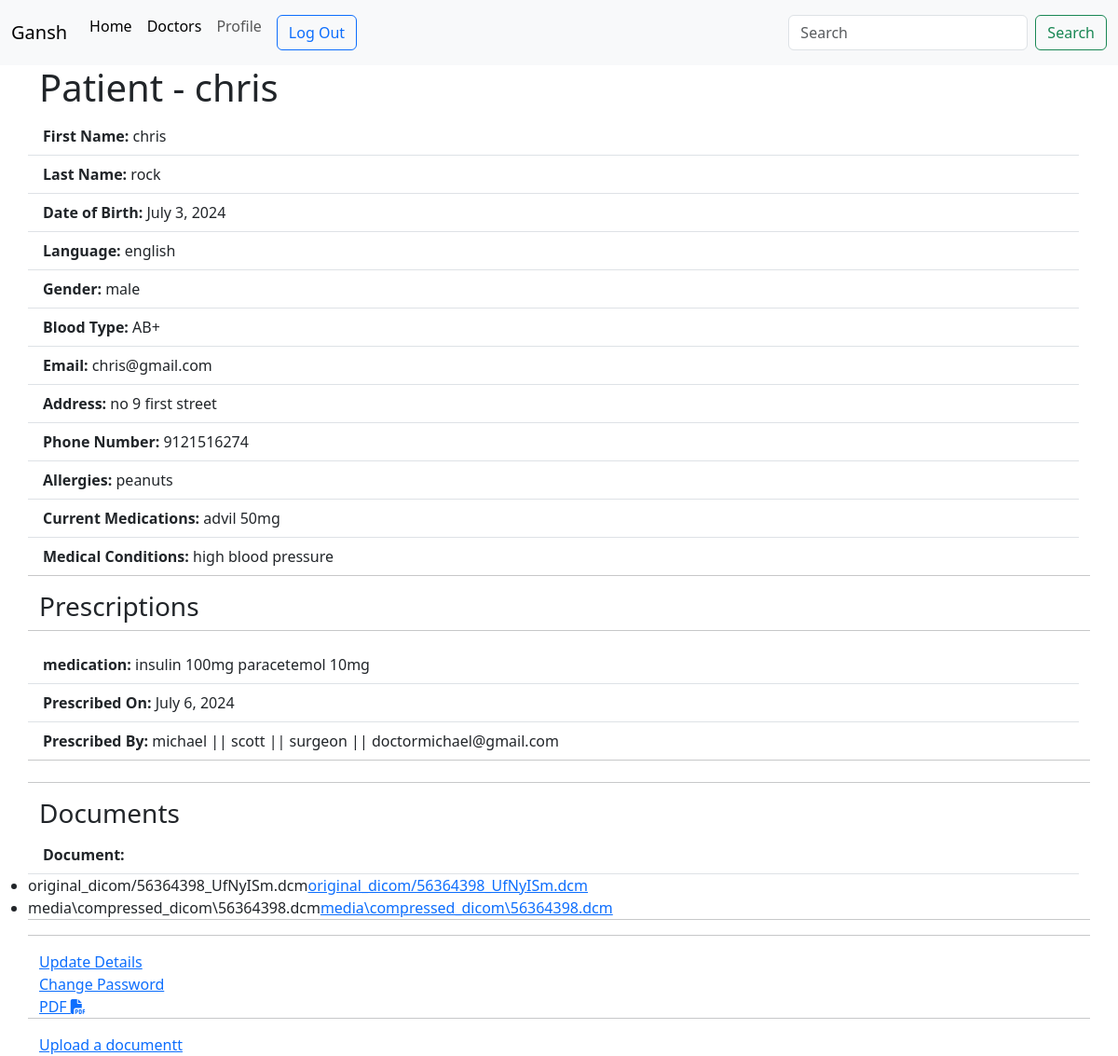
Page /patient-profile/chrisrock/ (signed in) on the earlier database version.
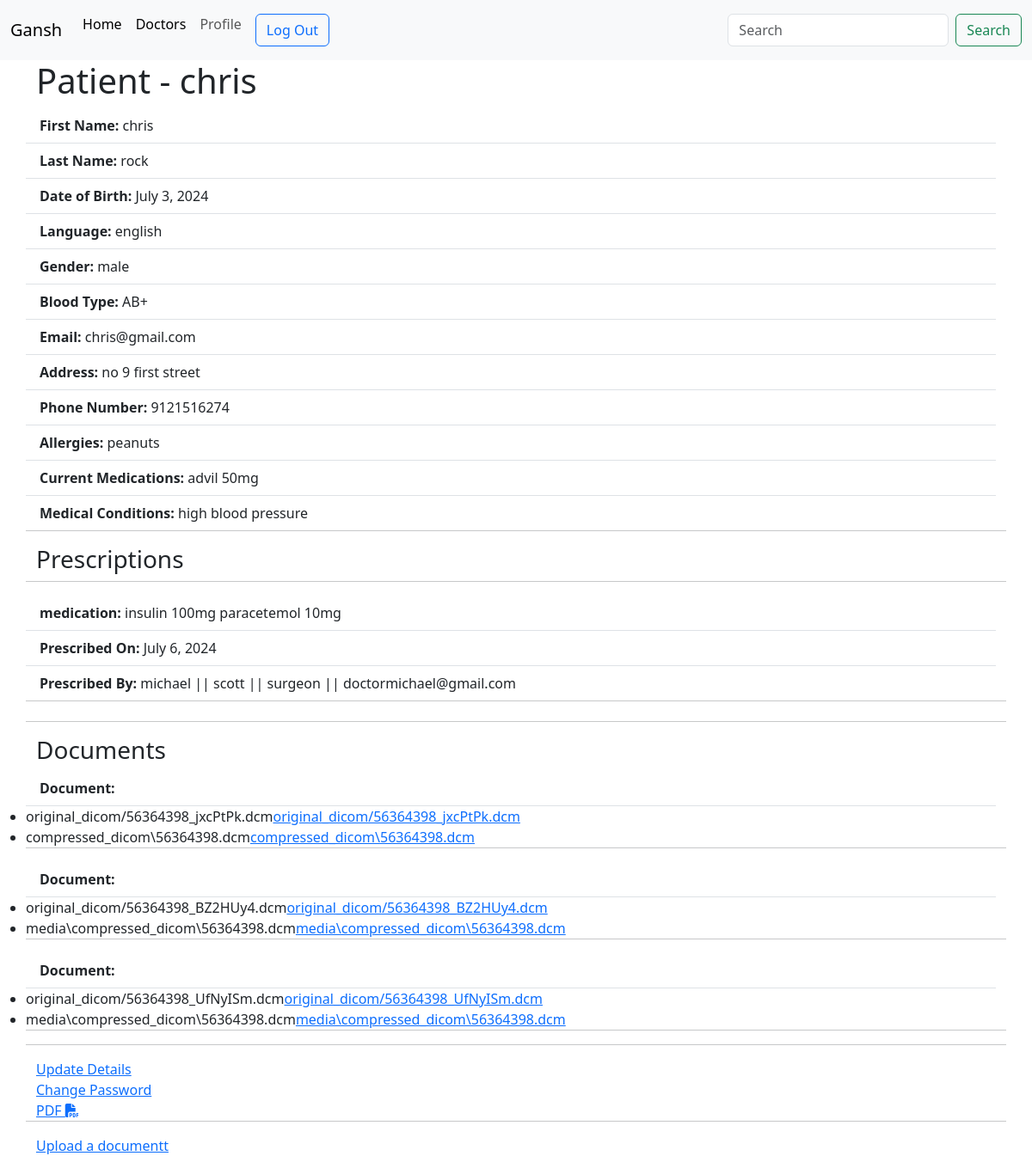
Same page on the later database version.
### thesis_api/models.py (models this page shows, shortened)
class Patient(models.Model):
    male = 'male'
    female = 'female'
    category_choices = [
        (male , 'male'), (female ,'female')
    ]
    A_postive = 'A+'
    A_negative = 'A-'
    B_postive = 'B+'
    B_negative = 'B-'
    AB_postive = 'AB+'
    AB_negative = 'AB-'
    O_postive = 'O+'
    O_negative = 'O-'
    blood_type = [
        (A_postive , 'A+',),(A_negative , 'A-'),(B_postive , 'B+'),(B_negative , 'B-'),(AB_postive , 'AB+'),(AB_negative , 'AB-'),(O_postive , 'O+'),(O_negative , 'O-')
    ]
    user = models.ForeignKey(User, on_delete=models.CASCADE)
    slug = models.SlugField(null=True, blank=True)
    first_name = models.CharField(max_length=50)
    last_name = models.CharField(max_length=50)
    date_of_birth = models.DateField(auto_now=False, auto_now_add=False)
    language = models.CharField(max_length=50)
    gender = models.CharField(max_length=50, choices=category_choices)
    blood_type = models.CharField(max_length=50, choices=blood_type)
    email = models.EmailField(max_length=254)
    address = models.TextField()
    phone_number = models.IntegerField()
    allergies = models.TextField()
    medical_conditions = models.TextField(help_text="write None if none ")
    current_medications = models.TextField(help_text="write None if none ")

class Prescriptions(models.Model):
    slug = models.SlugField(null=True, blank=True)
    medication = models.TextField(help_text="Please write the medication and dose.")
    prescribed_by = models.ForeignKey(Doctor, on_delete=models.SET_NULL, blank=True, null=True)
    prescribed_on = models.DateField(auto_now_add=True)
    prescribe_for = models.ForeignKey("Patient", on_delete=models.SET_NULL, blank=True, null=True)
    class Meta:
        verbose_name_plural = 'Prescriptions'

class Doctor(models.Model):
    male = 'male'
    female = 'female'
    category_choices = [
        (male , 'male'), (female ,'female')
    ]
    user = models.ForeignKey(User, on_delete=models.CASCADE)
    slug = models.SlugField(null=True, blank=True)
    first_name = models.CharField(max_length=50)
    last_name = models.CharField(max_length=50)
    specialization = models.CharField(max_length=150)
    date_of_birth = models.DateField(auto_now=False, auto_now_add=False)
    language = models.CharField(max_length=50)
    gender = models.CharField(max_length=50, choices=category_choices)
    email = models.EmailField(max_length=254)
    def __str__(self):
        return f"{self.first_name} || {self.last_name} || {self.specialization} || {self.email}"

class CompressedDICOMFile(models.Model):
    original_file = models.FileField(upload_to='original_dicom/')
    compressed_file = models.FileField(upload_to='compressed_dicom/', blank=True, null=True)
    user = models.ForeignKey(User, on_delete=models.CASCADE)

### thesis_api/views.py (the view)
# urls.py: path('patient-profile/<str:username>/', views.patient_profile, name="patient-profile"),
@login_required(login_url='login')
def patient_profile(request, username):
    patient = Patient.objects.get(user=request.user)
    prescriptions = Prescriptions.objects.filter(prescribe_for=patient)
    documents = CompressedDICOMFile.objects.filter(user__username=username).order_by('-id')
    context = {"patient": patient, "prescriptions": prescriptions, 'documents': documents}
    return render(request, "patient_profile.html", context)

### templates/patient_profile.html (shortened to what this page needs)
{% extends "base.html" %}
{% load rest_framework %}
{% block content %}
    <div class="container">
        <h1>Patient - {{ patient.first_name }}</h1>
        <div class="row align-items-start">
            <ul class="list-group list-group-flush">
                <li class="list-group-item"><b>First Name: </b>{{ patient.first_name }}</li>
                <li class="list-group-item"><b>Last Name:</b> {{ patient.last_name }}</li>
                <li class="list-group-item"><b>Date of Birth:</b> {{ patient.date_of_birth }}</li>
                <li class="list-group-item"><b>Language:</b> {{ patient.language }}</li>
                <li class="list-group-item"><b>Gender:</B> {{ patient.gender }}</li>
                <li class="list-group-item"><b>Blood Type:</B> {{ patient.blood_type }}</li>
                <li class="list-group-item"><b>Email:</b> {{ patient.email }}</li>
                <li class="list-group-item"><b>Address:</b> {{ patient.address }}</li>
                <li class="list-group-item"><b>Phone Number:</b> {{ patient.phone_number }}</li>
                <li class="list-group-item"><b>Allergies:</b> {{ patient.allergies }}</li>
                <li class="list-group-item"><b>Current Medications:</b> {{ patient.current_medications }}</li>
                <li class="list-group-item"><b>Medical Conditions:</b> {{ patient.medical_conditions }}</li>
            </ul>
            <br>
            <hr>
            <h3>Prescriptions</h3>
            <hr>
            {% for prescription in prescriptions %}
            <ul class="list-group list-group-flush">
                <li class="list-group-item"><b>medication:</b> {{ prescription.medication }}</li>
                <li class="list-group-item"><b>Prescribed On:</b> {{ prescription.prescribed_on }}</li>
                <li class="list-group-item"><b>Prescribed By:</b> {{ prescription.prescribed_by }}</li>
            </ul>
            <hr>
            {% endfor %}
            <br>
            <hr>
            <h3>Documents</h3>
            {% for document in documents %}
            <ul class="list-group list-group-flush">
                <li class="list-group-item"><b>Document:</b>
                     <li>{{document.original_file}}<a href="{{ document.original_file.url }}">{{ document.original_file.name }}</a></li>
                     <li>{{document.compressed_file}}<a href="{{ document.compressed_file.url }}">{{ document.compressed_file.name }}</a></li>
            </li>
            </ul>
            <hr>
            {% endfor %}
            <hr>
            {% if request.user == patient.user %}
                <a href="{% url 'patient' patient.slug %}"> Update Details</a>
                <a href="{% url 'password_change' %}" >Change Password</a>
                <a href="{% url 'generate-pdf' patient.slug %}">PDF <i class="fa-solid fa-file-pdf"></i> </a>
                <hr>
                <a href="{% url 'document-uploadd' %}" >Upload a documentt</a>
            {% endif %}
        </div>
    </div>
{% endblock content %}

### templates/base.html (shortened to what this page needs)
<!DOCTYPE html>
<html lang="en">
<head>
    <link rel="stylesheet" href="https://cdnjs.cloudflare.com/ajax/libs/font-awesome/6.3.0/css/all.min.css" />
    <link href="https://cdn.jsdelivr.net/npm/bootstrap@5.3.0-alpha1/dist/css/bootstrap.min.css" rel="stylesheet">
</head>
<nav class="navbar navbar-expand-lg bg-body-tertiary">
    <div class="container-fluid">
      <a class="navbar-brand" href="{% url 'home' %}">Gansh</a>
      <div class="collapse navbar-collapse" id="navbarSupportedContent">
        <ul class="navbar-nav me-auto mb-2 mb-lg-0">
          <li class="nav-item">
            <a class="nav-link active" aria-current="page" href="{% url 'home' %}">Home</a>
          </li>
          <li class="nav-item">
            <a class="nav-link active" aria-current="page" href="{% url 'doctors' %}">Doctors</a>
          </li>
          {% if user.is_authenticated %}
          <li class="nav-item">
            <a class="nav-link" href="{% url 'profile' user %}">Profile</a>
          </li>
          <li class="nav-item">
              <a class="nav-link" href="#"><form action="{% url 'logout' %}" method="post">
                <button type="submit" class="btn btn-outline-primary">Log Out</button>
            </form></a>
            </li>
          {% endif %}
        </ul>
        <form class="d-flex" method="post" action="{% url 'search' %}">
          <input name ="q" class="form-control me-2" type="search" placeholder="Search" aria-label="Search">
          <button  class="btn btn-outline-success" type="submit">Search</button>
        </form>
      </div>
    </div>
</nav>
<body>
    {% block content %}
    {% endblock content %}
</body>
</html>

Differences in the rows shown:
added CompressedDICOMFile: original_file "original_dicom/56364398_jxcPtPk.dcm", original_file.name "original_dicom/56364398_jxcPtPk.dcm", compressed_file "compressed_dicom\\56364398.dcm", compressed_file.name "compressed_dicom\\56364398.dcm"
added CompressedDICOMFile: original_file "original_dicom/56364398_BZ2HUy4.dcm", original_file.name "original_dicom/56364398_BZ2HUy4.dcm", compressed_file "media\\compressed_dicom\\56364398.dcm", compressed_file.name "media\\compressed_dicom\\56364398.dcm"
